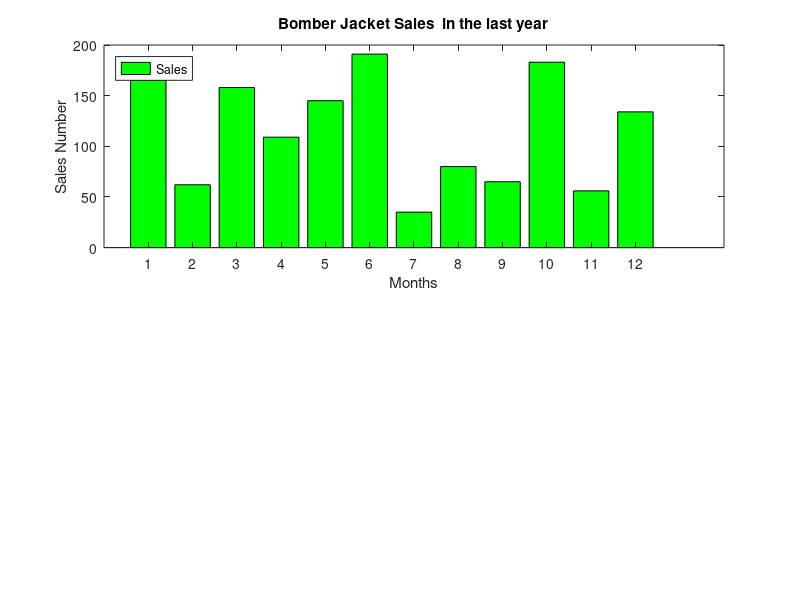

Recreate this plot in MATLAB.

months = 1:12; 
sales = randi([0, 200], 1, 12);  


figure;


subplot(2,1,1); 
bar(months, sales, 'FaceColor', 'green');

title('Bomber Jacket Sales  in the last year'); 
xlabel('Months');
ylabel('Sales Number');
legend('Sales', 'Location', 'northwest'); 
